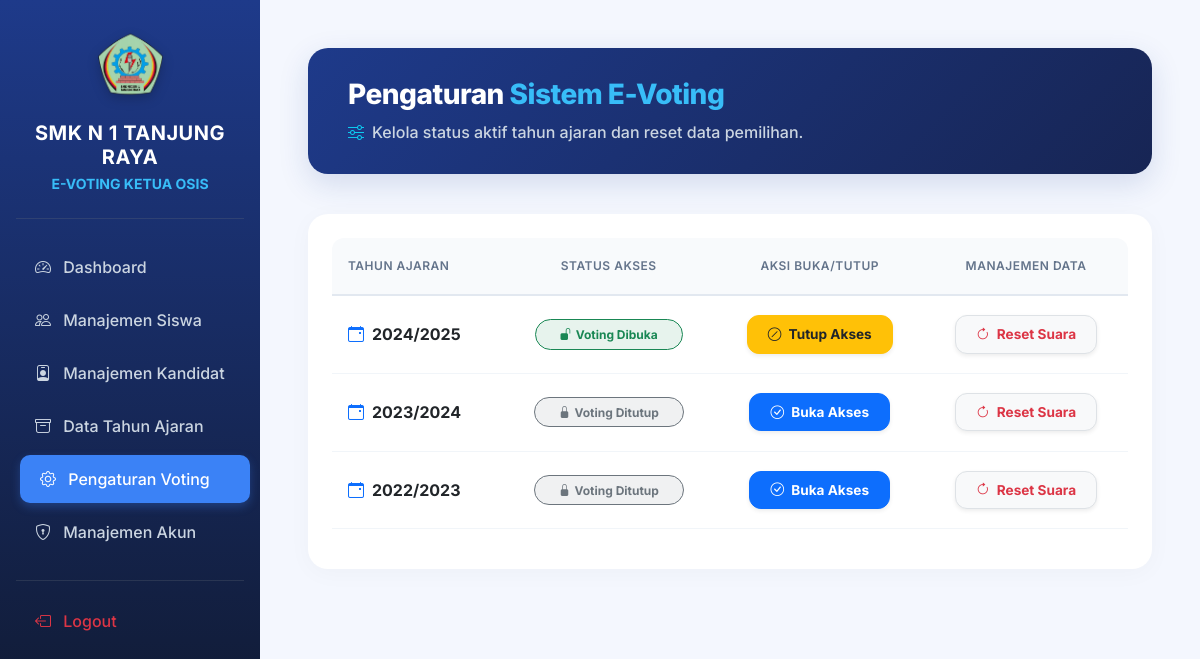
The page /evoting/admin/pengaturan.php (signed in) on the database its author committed.
### tables this page shows
CREATE TABLE `tahun_ajaran` (
  `id_tahun` int(11) NOT NULL,
  `nama_tahun` varchar(20) NOT NULL,
  `status` enum('Aktif','Tidak Aktif') DEFAULT 'Tidak Aktif'
);

### evoting/admin/pengaturan.php (the view, shortened to what this page needs)
<?php
require '../config/koneksi.php';
$data_tahun = $conn->query("SELECT * FROM tahun_ajaran ORDER BY nama_tahun DESC");
?>
<!DOCTYPE html>
<html lang="id">
<head>
    <link href="https://cdn.jsdelivr.net/npm/bootstrap@5.3.0/dist/css/bootstrap.min.css" rel="stylesheet">
    <link rel="stylesheet" href="https://cdn.jsdelivr.net/npm/bootstrap-icons@1.10.5/font/bootstrap-icons.css">
</head>
<body>
    <div class="d-flex">
        <?php
        $current_page = basename($_SERVER['PHP_SELF']);
        $is_arsip = strpos($_SERVER['REQUEST_URI'], '/arsip/') !== false;
        ?>
        <div class="sidebar text-white pt-4 flex-shrink-0 shadow-lg">
            <div class="text-center mb-4 px-3">
                <img src="../assets/img/logo.png" alt="Logo SMK" width="65" class="mb-3 sidebar-logo">
                <h5 class="fw-bold mb-1 text-white" style="letter-spacing: 0.5px;">SMK N 1 TANJUNG RAYA</h5>
                <p class="small fw-bold mb-0" style="color: #38bdf8;">E-VOTING KETUA OSIS</p>
            </div>
            <hr class="border-secondary mx-3 mb-4 opacity-25">
            <a href="index.php" class="<?= ($current_page == 'index.php' && !$is_arsip) ? 'active' : '' ?>"><i class="bi bi-speedometer2 me-2"></i> Dashboard</a>
            <a href="siswa.php" class="<?= ($current_page == 'siswa.php') ? 'active' : '' ?>"><i class="bi bi-people me-2"></i> Manajemen Siswa</a>
            <a href="kandidat.php" class="<?= ($current_page == 'kandidat.php') ? 'active' : '' ?>"><i class="bi bi-person-badge me-2"></i> Manajemen Kandidat</a>
            <a href="../arsip/index.php" class="<?= ($is_arsip) ? 'active' : '' ?>"><i class="bi bi-archive me-2"></i> Data Tahun Ajaran</a>
            <a href="pengaturan.php" class="<?= ($current_page == 'pengaturan.php') ? 'active' : '' ?>"><i class="bi bi-gear me-2"></i> Pengaturan Voting</a>
            <a href="akun.php" class="<?= ($current_page == 'akun.php') ? 'active' : '' ?>"><i class="bi bi-shield-lock me-2"></i> Manajemen Akun</a>
            <hr class="border-secondary mx-3 mt-4 mb-3 opacity-25">
            <a href="../auth/logout.php" class="text-danger hover-danger"><i class="bi bi-box-arrow-left me-2"></i> Logout</a>
        </div>
        <div class="main-content flex-grow-1 p-5 w-100">
            <div class="header-banner d-flex justify-content-between align-items-center">
                <div>
                    <h3 class="title-header mb-2">Pengaturan <span>Sistem E-Voting</span></h3>
                    <p class="mb-0 fw-medium" style="color: #cbd5e1;">
                        <i class="bi bi-sliders me-2 text-info"></i>Kelola status aktif tahun ajaran dan reset data pemilihan.
                    </p>
                </div>
            </div>
            <div class="card table-card p-4">
                <div class="table-responsive">
                    <table class="table align-middle w-100">
                        <thead>
                            <tr>
                                <th style="border-top-left-radius: 12px;">Tahun Ajaran</th>
                                <th class="text-center">Status Akses</th>
                                <th class="text-center">Aksi Buka/Tutup</th>
                                <th class="text-center" style="border-top-right-radius: 12px;">Manajemen Data</th>
                            </tr>
                        </thead>
                        <tbody>
                            <?php while($t = $data_tahun->fetch_assoc()): ?>
                            <tr>
                                <td class="fw-bold text-dark">
                                    <i class="bi bi-calendar-event text-primary me-2"></i><?= htmlspecialchars($t['nama_tahun']) ?>
                                </td>
                                <td class="text-center">
                                    <?php if($t['status'] == '1' || $t['status'] == 'Aktif'): ?>
                                        <span class="badge bg-success bg-opacity-10 text-success border border-success px-4 py-2 rounded-pill fw-bold">
                                            <i class="bi bi-unlock-fill me-1"></i>Voting Dibuka
                                        </span>
                                    <?php else: ?>
                                        <span class="badge bg-secondary bg-opacity-10 text-secondary border border-secondary px-4 py-2 rounded-pill fw-bold">
                                            <i class="bi bi-lock-fill me-1"></i>Voting Ditutup
                                        </span>
                                    <?php endif; ?>
                                </td>
                                <td class="text-center">
                                    <form action="" method="POST" class="d-inline">
                                        <?php if($t['status'] == '1' || $t['status'] == 'Aktif'): ?>
                                            <button type="submit" name="toggle_status" class="btn btn-warning text-dark fw-bold btn-action shadow-sm">
                                                <i class="bi bi-slash-circle me-1"></i> Tutup Akses
                                            </button>
                                        <?php else: ?>
                                            <button type="submit" name="toggle_status" class="btn btn-primary fw-bold btn-action shadow-sm">
                                                <i class="bi bi-check-circle me-1"></i> Buka Akses
                                            </button>
                                        <?php endif; ?>
                                    </form>
                                </td>
                                <td class="text-center">
                                    <button onclick="confirmReset(<?= $t['id_tahun'] ?>)" class="btn btn-light border text-danger fw-bold btn-action shadow-sm">
                                        <i class="bi bi-arrow-clockwise me-1 fw-bold"></i> Reset Suara
                                    </button>
                                </td>
                            </tr>
                            <?php endwhile; ?>
                        </tbody>
                    </table>
                </div>
            </div>
        </div>
    </div>
</body>
</html>

### evoting/admin/pengaturan.php (style rules this page uses)
:root { --primary-navy: #1e3a8a; --primary-blue: #3b82f6; --accent-blue: #38bdf8; }
body { font-family: 'Inter', sans-serif; background-color: #f4f7fe !important; }
.sidebar { min-height: 100vh; background: linear-gradient(180deg, var(--primary-navy) 0%, #0f172a 100%); width: 260px; }
.sidebar a { color: #cbd5e1; text-decoration: none; padding: 12px 20px; display: block; border-radius: 10px; margin: 5px 15px; transition: all 0.3s; font-weight: 500; }
.sidebar a:hover, .sidebar a.active { background-color: var(--primary-blue); color: #fff; transform: translateX(5px); box-shadow: 0 4px 10px rgba(59, 130, 246, 0.3); }
.sidebar-logo { filter: drop-shadow(0 4px 6px rgba(0,0,0,0.2)); }
.main-content { background-color: #f4f7fe; min-height: 100vh; }
.header-banner { background: linear-gradient(135deg, var(--primary-navy) 0%, #172554 100%); border-radius: 20px; padding: 30px 40px; box-shadow: 0 10px 30px rgba(30, 58, 138, 0.15); margin-bottom: 2.5rem; color: #ffffff; }
.title-header { color: #ffffff; font-weight: 800; letter-spacing: -0.5px; }
.title-header span { color: var(--accent-blue); }
.table-card { border-radius: 20px; border: none; box-shadow: 0 4px 25px rgba(0,0,0,0.03); background: #ffffff; }
.table > :not(caption) > * > * { padding: 1.2rem 1rem; border-bottom-color: #f1f5f9; vertical-align: middle; }
.table thead th { background-color: #f8fafc; color: #64748b; font-weight: 600; text-transform: uppercase; font-size: 0.75rem; letter-spacing: 0.5px; border-bottom: 2px solid #e2e8f0; }
.table tbody tr { transition: all 0.2s; }
.btn-action { padding: 8px 20px; font-size: 0.85rem; border-radius: 12px; transition: 0.3s; }

### rows shown on the page
tahun_ajaran: nama_tahun "2024/2025", status "Aktif" (drawn)
tahun_ajaran: nama_tahun "2023/2024", status "Tidak Aktif" (drawn)
tahun_ajaran: nama_tahun "2022/2023", status "Tidak Aktif" (drawn)
